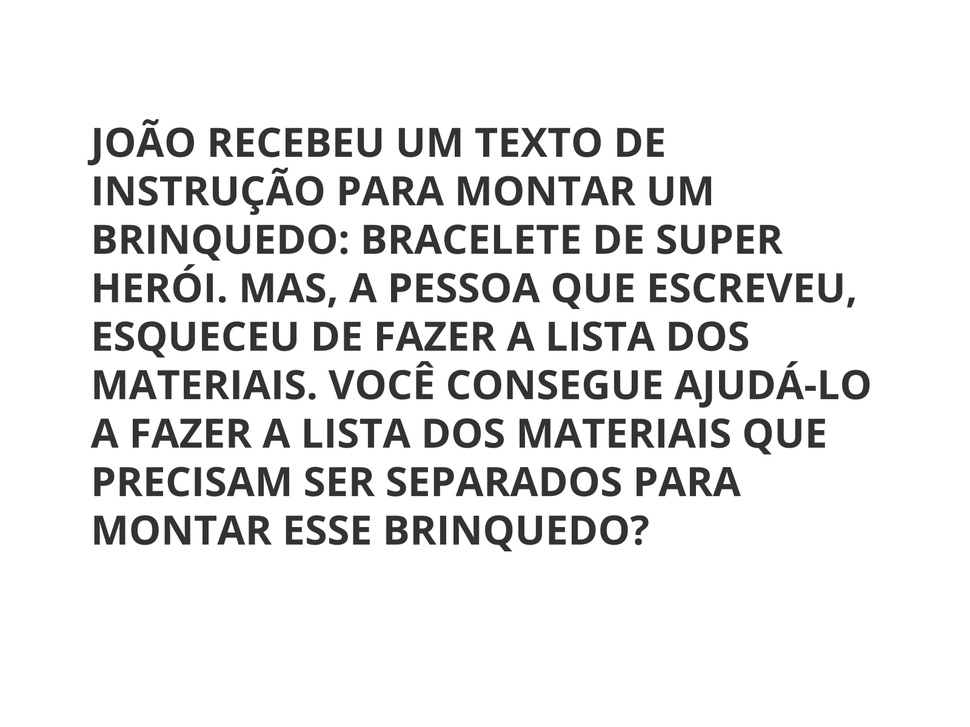
#> input picture imagem.jpg, 970 x 727 px, shrunk from 1600 x 1200 before the run
$ python main.py
#> lines starting #> are read from the running program, lines starting #| are printed output that depends on the picture; after the words box and inside, x2 and y2 are one past the last pixel; in counts of white or black regions, pixels touching at a corner belong together
import pytesseract
import cv2

# Carrega a imagem
imagem = cv2.imread('imagem.jpg')
#> imagem is the input picture: shape (727, 970, 3); min 18, max 255, mean 232

# Converte a imagem para escala de cinza (opcional)
imagem = cv2.cvtColor(imagem, cv2.COLOR_BGR2GRAY)
#> imagem: shape (727, 970)

# Aplica um threshold para transformar a imagem em binária
ret, imagem = cv2.threshold(imagem, 127, 255, cv2.THRESH_BINARY)
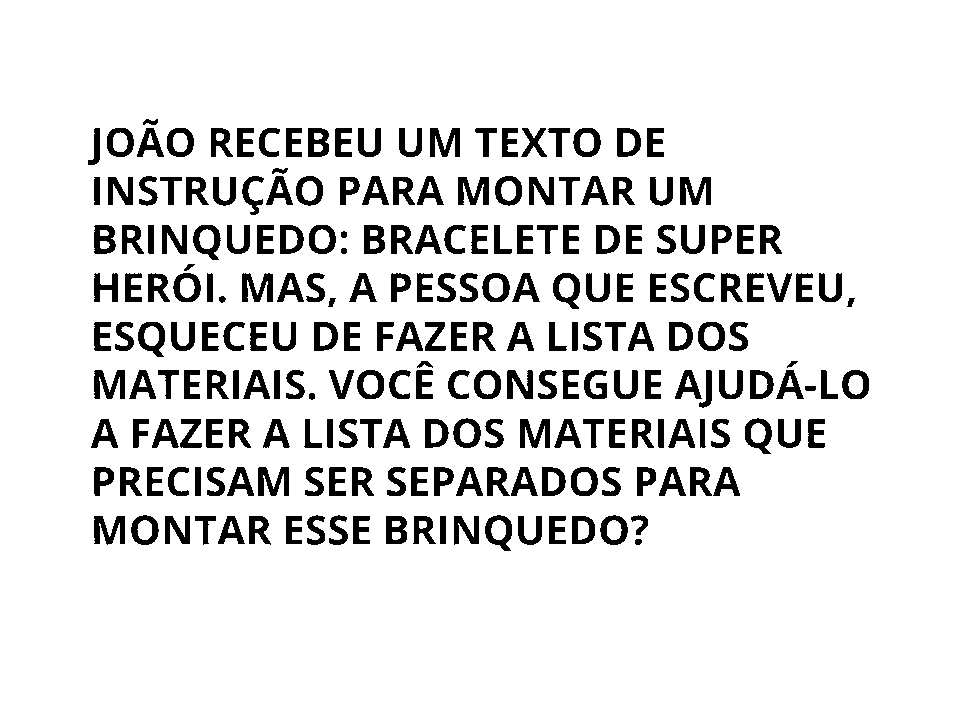
#> imagem: shape (727, 970); 89.4% white; 228 black regions, largest, box (x1, y1, x2, y2) and area: (242, 273, 273, 302) 562, (258, 467, 289, 496) 559, (458, 177, 489, 205) 557

# Salva a imagem em escala de cinza
cv2.imwrite('imagem_cinza.jpg', imagem)

# Configura o tesseract com o caminho do executável
pytesseract.pytesseract.tesseract_cmd = r'/usr/bin/tesseract'  # Path do executável do tesseract (pode ser necessário alterar)

# dica : 'which tesseract' no terminal para descobrir o path do tesseract no linux e 'where tesseract' no windows.

# Path default do tesseract no Linux (Ubuntu): r'/usr/bin/tesseract'
# Path default do tesseract no Windows : r'C:\Users\Python\AppData\Local\Programs\Tesseract-OCR\tesseract.exe'

# Lê o texto da imagem
#> (the run stopped early here; a loop or call above may not have finished)
